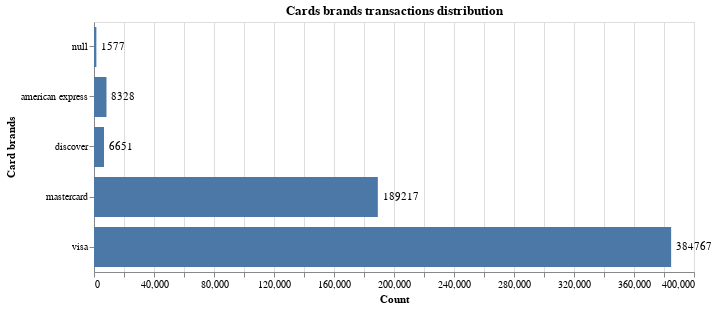

This figure's notebook cell:
### Code cell
#The bar chart presents the amount of each credit card brand used in the transactions.
bar_chart=alt.Chart(card4Group).mark_bar(size=40).encode(
    x=alt.X('count:Q', title='Count'),
    y=alt.Y('card4:N', title='Card brands'))
bar_text = bar_chart.mark_text(align='left', baseline='middle', dx=5).encode(text='count:Q')
(bar_chart + bar_text).properties(height=alt.Step(50), width=600, title='Cards brands transactions distribution')

### Figure 1 — Vega-Lite specification as saved in the notebook (floating-point values rounded to 4 significant figures)
{"$schema": "https://vega.github.io/schema/vega-lite/v4.17.0.json", "config": {"view": {"continuousHeight": 300, "continuousWidth": 400}}, "data": {"name": "data-035ce3365887a5573fc10ac4d92bdb85"}, "datasets": {"data-035ce3365887a5573fc10ac4d92bdb85": [{"card4": "american express", "count": 8328}, {"card4": "discover", "count": 6651}, {"card4": "mastercard", "count": 189217}, {"card4": "visa", "count": 384767}, {"card4": null, "count": 1577}]}, "height": {"step": 50}, "layer": [{"encoding": {"x": {"field": "count", "title": "Count", "type": "quantitative"}, "y": {"field": "card4", "title": "Card brands", "type": "nominal"}}, "mark": {"size": 40, "type": "bar"}}, {"encoding": {"text": {"field": "count", "type": "quantitative"}, "x": {"field": "count", "title": "Count", "type": "quantitative"}, "y": {"field": "card4", "title": "Card brands", "type": "nominal"}}, "mark": {"align": "left", "baseline": "middle", "dx": 5, "type": "text"}}], "title": "Cards brands transactions distribution", "width": 600}
